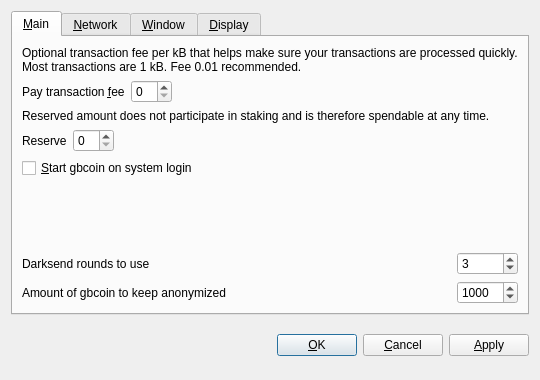
<?xml version="1.0" encoding="UTF-8"?>
<ui version="4.0">
 <class>OptionsDialog</class>
 <widget class="QDialog" name="OptionsDialog">
  <property name="geometry">
   <rect>
    <x>0</x>
    <y>0</y>
    <width>540</width>
    <height>380</height>
   </rect>
  </property>
  <property name="windowTitle">
   <string>Options</string>
  </property>
  <property name="modal">
   <bool>true</bool>
  </property>
  <layout class="QVBoxLayout" name="verticalLayout">
   <item>
    <widget class="QTabWidget" name="tabWidget">
     <property name="tabPosition">
      <enum>QTabWidget::North</enum>
     </property>
     <property name="currentIndex">
      <number>0</number>
     </property>
     <widget class="QWidget" name="tabMain">
      <attribute name="title">
       <string>&amp;Main</string>
      </attribute>
      <layout class="QGridLayout" name="gridLayout">
       <item row="0" column="0" colspan="2">
        <widget class="QLabel" name="transactionFeeInfoLabel">
         <property name="text">
          <string>Optional transaction fee per kB that helps make sure your transactions are processed quickly. Most transactions are 1 kB. Fee 0.01 recommended.</string>
         </property>
         <property name="textFormat">
          <enum>Qt::PlainText</enum>
         </property>
         <property name="wordWrap">
          <bool>true</bool>
         </property>
        </widget>
       </item>
       <item row="1" column="0">
        <layout class="QHBoxLayout" name="horizontalLayoutFee">
         <item>
          <widget class="QLabel" name="transactionFeeLabel">
           <property name="text">
            <string>Pay transaction &amp;fee</string>
           </property>
           <property name="textFormat">
            <enum>Qt::PlainText</enum>
           </property>
           <property name="buddy">
            <cstring>transactionFee</cstring>
           </property>
          </widget>
         </item>
         <item>
          <widget class="BitcoinAmountField" name="transactionFee"/>
         </item>
         <item>
          <spacer name="horizontalSpacerFee">
           <property name="orientation">
            <enum>Qt::Horizontal</enum>
           </property>
           <property name="sizeHint" stdset="0">
            <size>
             <width>40</width>
             <height>20</height>
            </size>
           </property>
          </spacer>
         </item>
        </layout>
       </item>
       <item row="2" column="0" colspan="2">
        <widget class="QLabel" name="reserveBalanceInfoLabel">
         <property name="text">
          <string>Reserved amount does not participate in staking and is therefore spendable at any time.</string>
         </property>
         <property name="textFormat">
          <enum>Qt::PlainText</enum>
         </property>
         <property name="wordWrap">
          <bool>true</bool>
         </property>
        </widget>
       </item>
       <item row="3" column="0">
        <layout class="QHBoxLayout" name="horizontalLayoutReserveBalance">
         <item>
          <widget class="QLabel" name="reserveBalanceLabel">
           <property name="text">
            <string>Reserve</string>
           </property>
           <property name="textFormat">
            <enum>Qt::PlainText</enum>
           </property>
           <property name="buddy">
            <cstring>reserveBalance</cstring>
           </property>
          </widget>
         </item>
         <item>
          <widget class="BitcoinAmountField" name="reserveBalance"/>
         </item>
         <item>
          <spacer name="horizontalSpacerReserveBalance">
           <property name="orientation">
            <enum>Qt::Horizontal</enum>
           </property>
           <property name="sizeHint" stdset="0">
            <size>
             <width>40</width>
             <height>20</height>
            </size>
           </property>
          </spacer>
         </item>
        </layout>
       </item>
       <item row="4" column="0">
        <widget class="QCheckBox" name="bitcoinAtStartup">
         <property name="toolTip">
          <string>Automatically start gbcoin after logging in to the system.</string>
         </property>
         <property name="text">
          <string>&amp;Start gbcoin on system login</string>
         </property>
        </widget>
       </item>
       <item row="5" column="0">
        <spacer name="verticalSpacer_Main">
         <property name="orientation">
          <enum>Qt::Vertical</enum>
         </property>
         <property name="sizeHint" stdset="0">
          <size>
           <width>20</width>
           <height>40</height>
          </size>
         </property>
        </spacer>
       </item>
       <item row="6" column="0">
        <widget class="QLabel" name="label">
         <property name="toolTip">
          <string>&lt;html&gt;&lt;head/&gt;&lt;body&gt;&lt;p&gt;This setting determines the amount of individual masternodes that an input will be anonymized through. More rounds of anonymization gives a higher degree of privacy, but also costs more in fees.&lt;/p&gt;&lt;/body&gt;&lt;/html&gt;</string>
         </property>
         <property name="text">
          <string>Darksend rounds to use</string>
         </property>
        </widget>
       </item>
       <item row="6" column="1">
        <widget class="QSpinBox" name="darksendRounds">
         <property name="minimum">
          <number>2</number>
         </property>
         <property name="maximum">
          <number>16</number>
         </property>
         <property name="value">
          <number>3</number>
         </property>
        </widget>
       </item>
       <item row="7" column="0">
        <widget class="QLabel" name="label_2">
         <property name="toolTip">
          <string>This amount acts as a threshold to turn off Darksend once it's reached.</string>
         </property>
         <property name="statusTip">
          <string notr="true"/>
         </property>
         <property name="whatsThis">
          <string notr="true"/>
         </property>
         <property name="accessibleName">
          <string notr="true"/>
         </property>
         <property name="accessibleDescription">
          <string notr="true"/>
         </property>
         <property name="text">
          <string>Amount of gbcoin to keep anonymized</string>
         </property>
        </widget>
       </item>
       <item row="7" column="1">
        <widget class="QSpinBox" name="anonymizegbcoin">
         <property name="minimum">
          <number>2</number>
         </property>
         <property name="maximum">
          <number>10000</number>
         </property>
         <property name="singleStep">
          <number>10</number>
         </property>
         <property name="value">
          <number>1000</number>
         </property>
        </widget>
       </item>
      </layout>
     </widget>
     <widget class="QWidget" name="tabNetwork">
      <attribute name="title">
       <string>&amp;Network</string>
      </attribute>
      <layout class="QVBoxLayout" name="verticalLayout_Network">
       <item>
        <widget class="QCheckBox" name="mapPortUpnp">
         <property name="toolTip">
          <string>Automatically open the gbcoin client port on the router. This only works when your router supports UPnP and it is enabled.</string>
         </property>
         <property name="text">
          <string>Map port using &amp;UPnP</string>
         </property>
        </widget>
       </item>
       <item>
        <widget class="QCheckBox" name="connectSocks">
         <property name="toolTip">
          <string>Connect to the gbcoin network through a SOCKS5 proxy (e.g. when connecting through Tor).</string>
         </property>
         <property name="text">
          <string>&amp;Connect through SOCKS5 proxy:</string>
         </property>
        </widget>
       </item>
       <item>
        <layout class="QHBoxLayout" name="horizontalLayout_Network">
         <item>
          <widget class="QLabel" name="proxyIpLabel">
           <property name="text">
            <string>Proxy &amp;IP:</string>
           </property>
           <property name="textFormat">
            <enum>Qt::PlainText</enum>
           </property>
           <property name="buddy">
            <cstring>proxyIp</cstring>
           </property>
          </widget>
         </item>
         <item>
          <widget class="QValidatedLineEdit" name="proxyIp">
           <property name="maximumSize">
            <size>
             <width>140</width>
             <height>16777215</height>
            </size>
           </property>
           <property name="toolTip">
            <string>IP address of the proxy (e.g. 127.0.0.1)</string>
           </property>
          </widget>
         </item>
         <item>
          <widget class="QLabel" name="proxyPortLabel">
           <property name="text">
            <string>&amp;Port:</string>
           </property>
           <property name="textFormat">
            <enum>Qt::PlainText</enum>
           </property>
           <property name="buddy">
            <cstring>proxyPort</cstring>
           </property>
          </widget>
         </item>
         <item>
          <widget class="QLineEdit" name="proxyPort">
           <property name="maximumSize">
            <size>
             <width>55</width>
             <height>16777215</height>
            </size>
           </property>
           <property name="toolTip">
            <string>Port of the proxy (e.g. 9050)</string>
           </property>
          </widget>
         </item>
         <item>
          <spacer name="horizontalSpacer_Network">
           <property name="orientation">
            <enum>Qt::Horizontal</enum>
           </property>
           <property name="sizeHint" stdset="0">
            <size>
             <width>40</width>
             <height>20</height>
            </size>
           </property>
          </spacer>
         </item>
        </layout>
       </item>
       <item>
        <spacer name="verticalSpacer_Network">
         <property name="orientation">
          <enum>Qt::Vertical</enum>
         </property>
         <property name="sizeHint" stdset="0">
          <size>
           <width>20</width>
           <height>40</height>
          </size>
         </property>
        </spacer>
       </item>
      </layout>
     </widget>
     <widget class="QWidget" name="tabWindow">
      <attribute name="title">
       <string>&amp;Window</string>
      </attribute>
      <layout class="QVBoxLayout" name="verticalLayout_Window">
       <item>
        <widget class="QCheckBox" name="minimizeToTray">
         <property name="toolTip">
          <string>Show only a tray icon after minimizing the window.</string>
         </property>
         <property name="text">
          <string>&amp;Minimize to the tray instead of the taskbar</string>
         </property>
        </widget>
       </item>
       <item>
        <widget class="QCheckBox" name="minimizeOnClose">
         <property name="toolTip">
          <string>Minimize instead of exit the application when the window is closed. When this option is enabled, the application will be closed only after selecting Quit in the menu.</string>
         </property>
         <property name="text">
          <string>M&amp;inimize on close</string>
         </property>
        </widget>
       </item>
       <item>
        <spacer name="verticalSpacer_Window">
         <property name="orientation">
          <enum>Qt::Vertical</enum>
         </property>
         <property name="sizeHint" stdset="0">
          <size>
           <width>20</width>
           <height>40</height>
          </size>
         </property>
        </spacer>
       </item>
      </layout>
     </widget>
     <widget class="QWidget" name="tabDisplay">
      <attribute name="title">
       <string>&amp;Display</string>
      </attribute>
      <layout class="QVBoxLayout" name="verticalLayout_Display">
       <item>
        <layout class="QHBoxLayout" name="horizontalLayout_1_Display">
         <item>
          <widget class="QLabel" name="langLabel">
           <property name="text">
            <string>User Interface &amp;language:</string>
           </property>
           <property name="textFormat">
            <enum>Qt::PlainText</enum>
           </property>
           <property name="buddy">
            <cstring>lang</cstring>
           </property>
          </widget>
         </item>
         <item>
          <widget class="QValueComboBox" name="lang">
           <property name="toolTip">
            <string>The user interface language can be set here. This setting will take effect after restarting gbcoin.</string>
           </property>
          </widget>
         </item>
        </layout>
       </item>
       <item>
        <layout class="QHBoxLayout" name="horizontalLayout_2_Display">
         <item>
          <widget class="QLabel" name="unitLabel">
           <property name="text">
            <string>&amp;Unit to show amounts in:</string>
           </property>
           <property name="textFormat">
            <enum>Qt::PlainText</enum>
           </property>
           <property name="buddy">
            <cstring>unit</cstring>
           </property>
          </widget>
         </item>
         <item>
          <widget class="QValueComboBox" name="unit">
           <property name="toolTip">
            <string>Choose the default subdivision unit to show in the interface and when sending coins.</string>
           </property>
          </widget>
         </item>
        </layout>
       </item>
       <item>
        <widget class="QCheckBox" name="coinControlFeatures">
         <property name="toolTip">
          <string>Whether to show coin control features or not.</string>
         </property>
         <property name="text">
          <string>Display coin &amp;control features (experts only!)</string>
         </property>
        </widget>
       </item>
       <item>
        <widget class="QCheckBox" name="useBlackTheme">
         <property name="text">
          <string>Use black visual theme (requires restart)</string>
         </property>
        </widget>
       </item>
       <item>
        <spacer name="verticalSpacer_Display">
         <property name="orientation">
          <enum>Qt::Vertical</enum>
         </property>
         <property name="sizeHint" stdset="0">
          <size>
           <width>20</width>
           <height>40</height>
          </size>
         </property>
        </spacer>
       </item>
      </layout>
     </widget>
    </widget>
   </item>
   <item>
    <layout class="QHBoxLayout" name="horizontalLayout_Buttons">
     <item>
      <spacer name="horizontalSpacer_1">
       <property name="orientation">
        <enum>Qt::Horizontal</enum>
       </property>
       <property name="sizeHint" stdset="0">
        <size>
         <width>40</width>
         <height>48</height>
        </size>
       </property>
      </spacer>
     </item>
     <item>
      <widget class="QLabel" name="statusLabel">
       <property name="font">
        <font>
         <weight>75</weight>
         <bold>true</bold>
        </font>
       </property>
       <property name="text">
        <string/>
       </property>
       <property name="textFormat">
        <enum>Qt::PlainText</enum>
       </property>
       <property name="wordWrap">
        <bool>true</bool>
       </property>
      </widget>
     </item>
     <item>
      <spacer name="horizontalSpacer_2">
       <property name="orientation">
        <enum>Qt::Horizontal</enum>
       </property>
       <property name="sizeHint" stdset="0">
        <size>
         <width>40</width>
         <height>48</height>
        </size>
       </property>
      </spacer>
     </item>
     <item>
      <widget class="QPushButton" name="okButton">
       <property name="text">
        <string>&amp;OK</string>
       </property>
      </widget>
     </item>
     <item>
      <widget class="QPushButton" name="cancelButton">
       <property name="text">
        <string>&amp;Cancel</string>
       </property>
       <property name="autoDefault">
        <bool>false</bool>
       </property>
      </widget>
     </item>
     <item>
      <widget class="QPushButton" name="applyButton">
       <property name="text">
        <string>&amp;Apply</string>
       </property>
       <property name="autoDefault">
        <bool>false</bool>
       </property>
      </widget>
     </item>
    </layout>
   </item>
  </layout>
 </widget>
 <customwidgets>
  <customwidget>
   <class>BitcoinAmountField</class>
   <extends>QSpinBox</extends>
   <header>bitcoinamountfield.h</header>
   <container>1</container>
  </customwidget>
  <customwidget>
   <class>QValueComboBox</class>
   <extends>QComboBox</extends>
   <header>qvaluecombobox.h</header>
  </customwidget>
  <customwidget>
   <class>QValidatedLineEdit</class>
   <extends>QLineEdit</extends>
   <header>qvalidatedlineedit.h</header>
  </customwidget>
 </customwidgets>
 <resources/>
 <connections/>
</ui>
